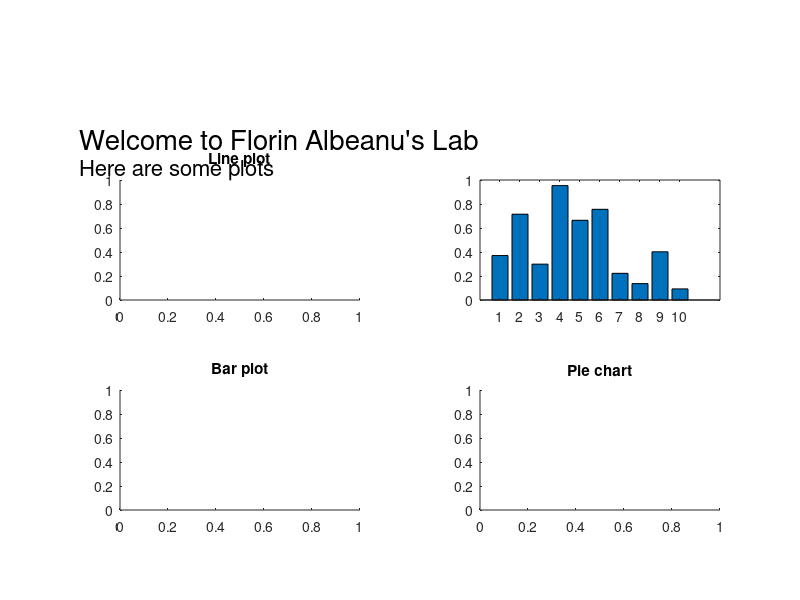

Write the MATLAB code that produced this figure.
close all
clear all
clc

handles.Fig = figure('Position', [200 200 400 600],'numbertitle','off', 'MenuBar', 'none');
handles.title = annotation('textbox',[.1 .75 .9 .2],'string','Welcome to Florin Albeanu''s Lab','edgecolor','none','fontsize',20);
handles.subtitle = annotation('textbox',[.1 .7 .9 .2],'string','Here are some plots','edgecolor','none','fontsize',16);

%% A line plot
handles.Axes.Line = axes('Position', [.15 .5 .3 .2]);
title('Line plot')


%% A scatter plot
handles.Axes.Scatter = axes('Position', [2*.15+.3 .5 .3 .2]);
title('Scatter ploot')

%% A bar plot
bar(rand(10,1));
handles.Axes.Bar = axes('Position', [.15 .15 .3 .2]);
title('Bar plot')

%% A pie chart
handles.Axes.Pie = axes('Position', [2*.15+.3 .15 .3 .2]);
title('Pie chart')
